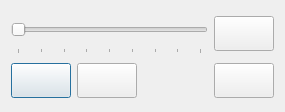
<?xml version="1.0" encoding="UTF-8"?>
<ui version="4.0">
 <class>LightPanel</class>
 <widget class="QDialog" name="LightPanel">
  <property name="geometry">
   <rect>
    <x>0</x>
    <y>0</y>
    <width>285</width>
    <height>112</height>
   </rect>
  </property>
  <property name="windowTitle">
   <string>Dialog</string>
  </property>
  <layout class="QGridLayout" name="gridLayout">
   <item row="0" column="0" colspan="4">
    <widget class="QSlider" name="levelSlider">
     <property name="minimumSize">
      <size>
       <width>0</width>
       <height>40</height>
      </size>
     </property>
     <property name="minimum">
      <number>20</number>
     </property>
     <property name="maximum">
      <number>100</number>
     </property>
     <property name="singleStep">
      <number>10</number>
     </property>
     <property name="orientation">
      <enum>Qt::Horizontal</enum>
     </property>
     <property name="tickPosition">
      <enum>QSlider::TicksBelow</enum>
     </property>
    </widget>
   </item>
   <item row="1" column="2">
    <spacer name="horizontalSpacer">
     <property name="orientation">
      <enum>Qt::Horizontal</enum>
     </property>
     <property name="sizeHint" stdset="0">
      <size>
       <width>40</width>
       <height>20</height>
      </size>
     </property>
    </spacer>
   </item>
   <item row="1" column="0">
    <widget class="QPushButton" name="onButton">
     <property name="minimumSize">
      <size>
       <width>60</width>
       <height>35</height>
      </size>
     </property>
     <property name="text">
      <string/>
     </property>
    </widget>
   </item>
   <item row="0" column="4">
    <widget class="QPushButton" name="applyLevelButton">
     <property name="minimumSize">
      <size>
       <width>35</width>
       <height>35</height>
      </size>
     </property>
     <property name="text">
      <string/>
     </property>
    </widget>
   </item>
   <item row="1" column="1">
    <widget class="QPushButton" name="offButton">
     <property name="minimumSize">
      <size>
       <width>60</width>
       <height>35</height>
      </size>
     </property>
     <property name="text">
      <string/>
     </property>
    </widget>
   </item>
   <item row="1" column="4">
    <widget class="QPushButton" name="doneButton">
     <property name="minimumSize">
      <size>
       <width>60</width>
       <height>35</height>
      </size>
     </property>
     <property name="text">
      <string/>
     </property>
    </widget>
   </item>
  </layout>
 </widget>
 <resources/>
 <connections/>
</ui>
